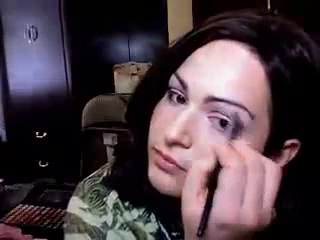
#> input picture frame 12 of Algorithms/Deep Learning（Pytorch）/基于3D卷积的视频分析与动作识别/data/UCF-101/ApplyEyeMakeup/v_ApplyEyeMakeup_g01_c06.avi, 320 x 240 px, given in place of 1.mp4, which was not available
$ python opencv_video.py
#> lines starting #> are read from the running program, lines starting #| are printed output that depends on the picture
import cv2  # opencv读取的格式是BGR
import matplotlib.pyplot as plt
import numpy as np

vc = cv2.VideoCapture('1.mp4')
if vc.isOpened():
    open, frame = vc.read()
#> frame is the input picture: shape (240, 320, 3); mean B, G, R 66.4, 59.6, 74.2
else:
    open = False
while open:
    ret, frame = vc.read()
    if frame is None:
        break
    if ret is True:
        gray = cv2.cvtColor(frame, cv2.COLOR_BGR2GRAY)
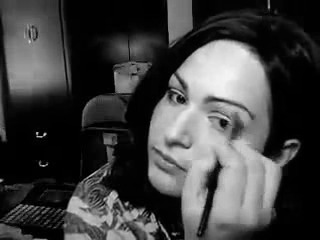
#> gray: shape (240, 320); min 0, max 243, mean 64.8
        cv2.imshow('result', gray)
        if cv2.waitKey(100) & 0xFF == 27:  # ESC退出
            # 系统中按键对应的ASCII码值并不一定仅仅只有8位，同一按键对应的ASCII并不一定相同（但是后8位一定相同）
            # 引用&0xff，正是为了只取按键对应的ASCII值后8位来排除不同按键的干扰进行判断按键是什么
#> (key Esc is pressed here)
            break
vc.release()
cv2.destroyAllWindows()

$ run again, starting later in the video
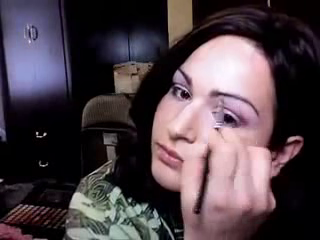
#> input picture frame 54 of Algorithms/Deep Learning（Pytorch）/基于3D卷积的视频分析与动作识别/data/UCF-101/ApplyEyeMakeup/v_ApplyEyeMakeup_g01_c06.avi, 320 x 240 px, given in place of 1.mp4, which was not available
#> frame is the input picture: shape (240, 320, 3); mean B, G, R 71.2, 64.5, 77.7
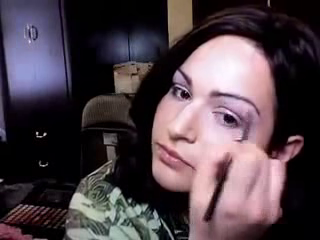
#> input picture frame 55 of Algorithms/Deep Learning（Pytorch）/基于3D卷积的视频分析与动作识别/data/UCF-101/ApplyEyeMakeup/v_ApplyEyeMakeup_g01_c06.avi, 320 x 240 px, given in place of 1.mp4, which was not available
#> frame is the input picture: shape (240, 320, 3); mean B, G, R 72.6, 65.3, 79.2
#> `gray = cv2.cvtColor(frame, cv2.COLOR_BGR2GRAY)`:
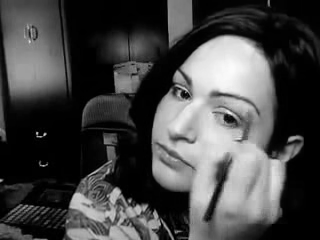
#> gray: shape (240, 320); min 0, max 251, mean 70.3

$ run again, starting later in the video
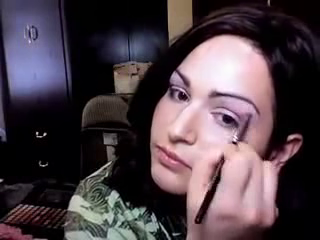
#> input picture frame 97 of Algorithms/Deep Learning（Pytorch）/基于3D卷积的视频分析与动作识别/data/UCF-101/ApplyEyeMakeup/v_ApplyEyeMakeup_g01_c06.avi, 320 x 240 px, given in place of 1.mp4, which was not available
#> frame is the input picture: shape (240, 320, 3); mean B, G, R 70.7, 63.6, 77.1
#> `gray = cv2.cvtColor(frame, cv2.COLOR_BGR2GRAY)`:
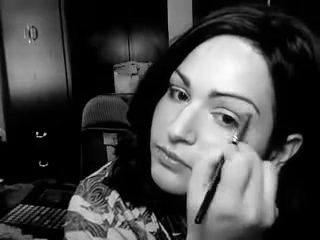
#> gray: shape (240, 320); min 0, max 252, mean 68.4
